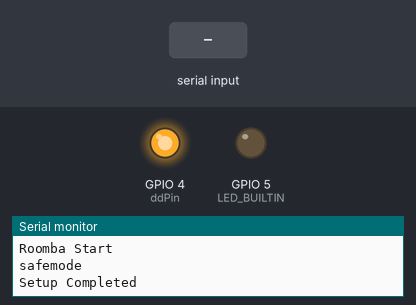
Recording of a sketch running on a simulated ESP32. Parts: output pins drawn as LEDs (lit = HIGH), the last lines printed to the serial monitor. The test bench sets the inputs (shaded band). Nothing arrives over Bluetooth unless stated.

Above: at 7.8 s.
7.9 s: "48" received over the second serial link
9.4 s: "50" received over the second serial link
At 9.9 s:
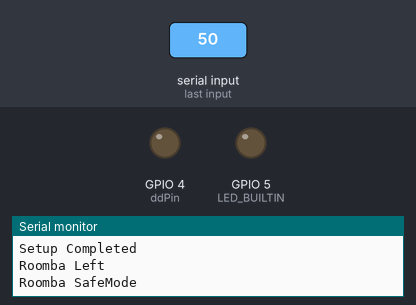
Timing chart, 0 to 15.1 s (numbered marks = the images above; inputs shaded):
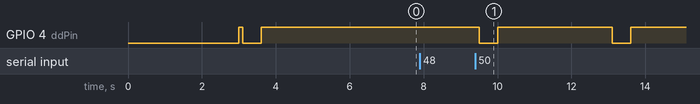

Measured:
- after the input at 9.4 s, GPIO 4 (ddPin): alternates HIGH for 3.1 s and LOW for 0.50 s, starting after 0.10 s

The sketch:

ESP32_Rumba_BT.ino
```cpp
#include <BluetoothSerial.h>;


BluetoothSerial bt;

const char* bt_name = "ESP32_RUNBA";

/*
******************************************
       　      Define Area
******************************************
*/
#define OP_START     128
#define OP_SAFE_MODE 131
#define OP_POWER     133
#define OP_CLEAN     135
#define OP_DRIVE_PWM 146
#define OP_DIGIT_LED 164
#define rxPin 16
#define txPin 17
#define ddPin 4
#define LED_BUILTIN 5

/*
******************************************
       　      ProtoType宣言
******************************************
*/
void BT_Command();
void wakeUp();
void clean();
void startSafe();
void powerOff();
void opDrivePWM(signed short rightPWM, signed short leftPWM);
void opDigitLEDsASCII(signed short digit3, signed short digit2, signed short digit1, signed short digit0);


/*
******************************************
       　    グローバル変数
******************************************
*/
String a;
int cnt = 0; //ステップカウント用
String label = "Tick";
char buffer[33];

HardwareSerial Roomba(2);

void setup() {
  bt.begin(bt_name);

  Roomba.begin(115200);
  Serial.begin(115200);

  pinMode(LED_BUILTIN, OUTPUT);
  pinMode(ddPin, OUTPUT);

  //Roomba側の準備が出来るまでのWait設定
  delay(3000);

  Serial.println("Roomba Start");

  wakeUp();    //Roomba電源ON
  startSafe(); //セーフモードで起動

  Serial.println("Setup Completed");
}

void loop() {
  if (bt.available()) {

    BT_Command();
  }
}
/*
******************************************
       　     Fuction Area
******************************************
*/
/*
******************************************
       　ASC_Codeで命令を受け取る
******************************************
*/

void BT_Command() {
  a = (String)bt.read();
  bt.println(a);
  // Play 0
  if (a == "48") {
    Serial.println("Roomba WakeUP");
    wakeUp();
  }
  // Start 1
  if (a == "49") {
    Serial.println("Roomba Clean");
    clean();


  }
  // Pause 2
  if (a == "50") {
    Serial.println("Roomba Stop");
    opDrivePWM(0, 0);
  }
  if (a == "51") {
    Serial.println("Roomba Right");
    opDrivePWM(70, 0);
  }
  if (a == "52") {
    Serial.println("Roomba Left");
    opDrivePWM(0, 70);
  }
  if (a == "53") {
    Serial.println("Roomba SafeMode");
    wakeUp();
    startSafe();
  }
  if (a == "54") {
    Serial.println("Roomba Forward");
    opDrivePWM(100, 100);
  }
  if (a == "55") {
    Serial.println("Roomba Back");
    opDrivePWM(-100, -100);
  }
  // random 8
  if (a == "56") {

  }
  // 何もしない 9
  if (a == "57") {

  }
}

void wakeUp () {
  digitalWrite(ddPin, HIGH);
  delay(100);
  digitalWrite(ddPin, LOW);
  delay(500);
  digitalWrite(ddPin, HIGH);
  delay(2000);
}

/*--------------------------------------------------------------------------*/
void startSafe() {
  Roomba.write(OP_START);     //Start
  Roomba.write(OP_SAFE_MODE); //Safe mode
  delay(1000);
  Serial.println("safemode");
}

/*--------------------------------------------------------------------------*/
void powerOff() {
  Roomba.write(OP_POWER);
}

/*--------------------------------------------------------------------------*/

/*--------------------------------------------------------------------------*/
void clean() {
  Roomba.write(OP_CLEAN);
}
void opDrivePWM(signed short rightPWM, signed short leftPWM) {

  Roomba.write(OP_DRIVE_PWM);
  Roomba.write(rightPWM >> 8);
  Roomba.write(rightPWM);
  Roomba.write(leftPWM >> 8);
  Roomba.write(leftPWM);

}

/*--------------------------------------------------------------------------*/
void opDigitLEDsASCII(signed short digit3, signed short digit2, signed short digit1, signed short digit0) {

  Roomba.write(OP_DIGIT_LED);
  Roomba.write(digit3);
  Roomba.write(digit2);
  Roomba.write(digit1);
  Roomba.write(digit0);

}
```
